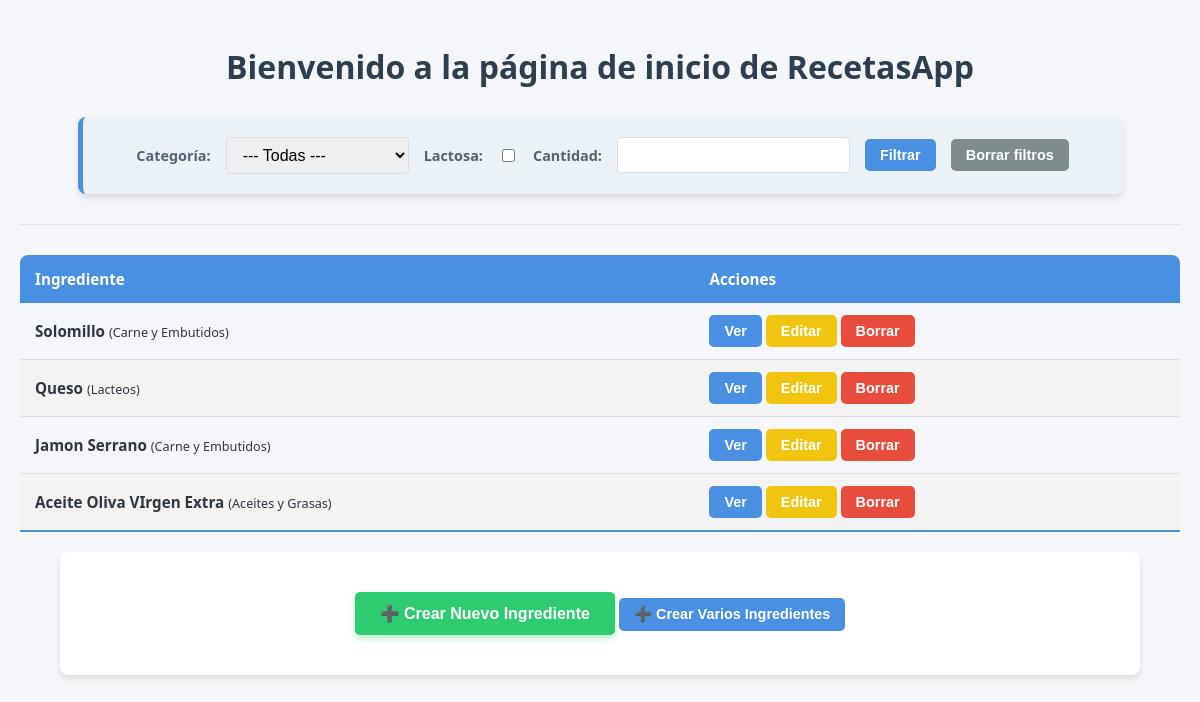
The page /ingredientes/ on the database its author committed.
### recetasApp/models.py (models this page shows, shortened)
class Ingrediente(models.Model):
    nombre=models.CharField(max_length=100)
    categoria=models.ForeignKey(CategoriaIngrediente, on_delete=models.CASCADE)
    lactosa=models.ForeignKey(Lactosa, on_delete=models.CASCADE,default=False)
    cantidad=models.ForeignKey(Cantidad, on_delete=models.CASCADE)

class CategoriaIngrediente(models.Model):
    nombre=models.CharField(max_length=100)

### recetasApp/views.py (the view)
# urls.py: path('ingredientes/', views.ingredientes_list, name='ingredientes_list'),
def ingredientes_list(request):
    ingredientes=Ingrediente.objects.all()
    categorias=CategoriaIngrediente.objects.all()
    categoria_filtro=request.GET.get('categoria')
    lactosa_filtro=request.GET.get('lactosa')
    cantidad_filtro=request.GET.get('cantidad')
    if  categoria_filtro:
        ingredientes=ingredientes.filter(categoria__pk=categoria_filtro)
    if  lactosa_filtro:
        ingredientes=ingredientes.filter(lactosa__lactosa=True)
    if cantidad_filtro:
        ingredientes=ingredientes.filter(cantidad__cantidad=cantidad_filtro)
    formulario_filtro=FiltroIngredienteForm()
    return render(request, 'recetasApp/ingredientes_list.html',{'ingredientes':ingredientes, 'categorias': categorias,'lactosa_filtro': lactosa_filtro, 'cantidad_filtro': cantidad_filtro, 'formulario_filtro': formulario_filtro})

### recetasApp/forms.py
class FiltroIngredienteForm(forms.ModelForm):
    class Meta:
        model = Ingrediente
        fields = ['nombre','categoria', 'lactosa', 'cantidad']

### recetasApp/templates/recetasApp/ingredientes_list.html (shortened to what this page needs)
{% extends 'recetasApp/base.html' %}
{% block content %}
    <h1>Bienvenido a la página de inicio de RecetasApp</h1>
    <div class="filtros-container">
        <form action="" method="get">
            <label for="categoria">Categoría:</label>
            <select name="categoria" id="categoria">
                <option value="">--- Todas ---</option>
            </select>
            <label for="lactosa">Lactosa:</label>
            <input type="checkbox" name="lactosa" id="lactosa" {% if lactosa_filtro %}checked{% endif %}>
            <label for="cantidad">Cantidad:</label>
            <input type="number" name="cantidad" id="cantidad" value="{{ cantidad_filtro|default:'' }}">
            <input type="submit" value="Filtrar">
            <a href="{% url 'ingredientes_list' %}">
                <button type="button">Borrar filtros</button>
            </a>
        </form>
    </div>
    <hr>
    <table class="tabla-ingredientes" >
        <thead>
            <tr>
                <th>Ingrediente</th>
                <th>Acciones</th>
            </tr>
        </thead>
        <tbody>
            {% for ingrediente in ingredientes %}
                <tr>
                    <td>
                        <strong>{{ ingrediente.nombre }}</strong>
                        <small>({{ ingrediente.categoria.nombre }})</small>
                    </td>
                    <td>
                        <a href="{% url 'ingrediente_detalle' pk=ingrediente.pk %}">
                            <button>Ver</button>
                        </a>
                        <a href="{% url 'ingrediente_editar' pk=ingrediente.pk %}">
                            <button>Editar</button>
                        </a>
                        <a href="{% url 'ingrediente_eliminar' pk=ingrediente.pk %}">
                            <button>Borrar</button>
                        </a>
                    </td>
                </tr>
            {% empty %}
                <tr>
                    <td colspan="2">
                        No se encontraron ingredientes con esos filtros.
                    </td>
                </tr>
            {% endfor %}
        </tbody>
    </table>
    <div style="margin-top: 20px; text-align: center;">
        <a href="{% url 'crear_ingrediente' %}" style="text-decoration: none;">
            <button >
                ➕ Crear Nuevo Ingrediente
            </button>
        </a>
        <a href="{% url 'creacion_masiva_ingredientes' %}" style="text-decoration: none;">
            <button >
                ➕ Crear Varios Ingredientes
            </button>
        </a>
    </div>
{% endblock %}

### recetasApp/static/recetasApp/style.css (style rules this page uses)
:root { --primary-color: #4a90e2; --secondary-color: #f5f6fa; --text-color: #2f3640; --accent-color: #2ecc71; --danger-color: #e74c3c; --warning-color: #f1c40f; --border-radius: 8px; --shadow: 0 4px 6px rgba(0, 0, 0, 0.1); }
body { font-family: 'Segoe UI', Roboto, Helvetica, Arial, sans-serif; background-color: var(--secondary-color); color: var(--text-color); line-height: 1.6; margin: 0; padding: 20px; }
body > div, main { max-width: 1000px; margin: 0 auto; background: white; padding: 40px; border-radius: var(--border-radius); box-shadow: var(--shadow); }
h1, h2 { color: #2c3e50; text-align: center; font-weight: 600; margin-bottom: 1.5rem; }
a { text-decoration: none; color: inherit; }
hr { border: 0; height: 1px; background: #dfe6e9; margin: 30px 0; }
.filtros-container { background-color: #eaf2f8; padding: 20px; border-radius: var(--border-radius); margin-bottom: 30px; border-left: 5px solid var(--primary-color); }
form { display: flex; flex-wrap: wrap; gap: 15px; align-items: center; justify-content: center; }
label { font-weight: 600; font-size: 0.9rem; color: #57606f; }
input[type="text"], input[type="number"], select { padding: 8px 12px; border: 1px solid #dcdde1; border-radius: 4px; font-size: 1rem; outline: none; transition: border-color 0.3s; }
table { width: 100%; border-collapse: collapse; margin: 20px 0; font-size: 0.95rem; overflow: hidden; border-radius: var(--border-radius) var(--border-radius) 0 0; }
thead tr { background-color: var(--primary-color); color: #ffffff; text-align: left; font-weight: bold; }
th, td { padding: 12px 15px; }
tbody tr { border-bottom: 1px solid #dddddd; }
tbody tr:nth-of-type(even) { background-color: #f3f3f3; }
tbody tr:last-of-type { border-bottom: 2px solid var(--primary-color); }
button, input[type="submit"] { padding: 8px 15px; border: none; border-radius: 5px; cursor: pointer; font-weight: 600; transition: transform 0.1s, filter 0.2s; font-size: 0.9rem; display: inline-flex; align-items: center; gap: 5px; }
button, input[type="submit"] { background-color: var(--primary-color); color: white; }
a[href*="editar"] button { background-color: var(--warning-color); color: white; }
a[href*="borrar"] button, a[href*="eliminar"] button { background-color: var(--danger-color); color: white; }
a[href*="crear"] button { background-color: var(--accent-color) !important; padding: 12px 25px; font-size: 1rem; box-shadow: 0 4px 6px rgba(46, 204, 113, 0.3); }
button[type="button"] { background-color: #7f8c8d; color: white; }

### rows shown on the page
Ingrediente: nombre "Solomillo", categoria.nombre "Carne y Embutidos"
Ingrediente: nombre "Queso", categoria.nombre "Lacteos"
Ingrediente: nombre "Jamon Serrano", categoria.nombre "Carne y Embutidos"
Ingrediente: nombre "Aceite Oliva VIrgen Extra", categoria.nombre "Aceites y Grasas"
